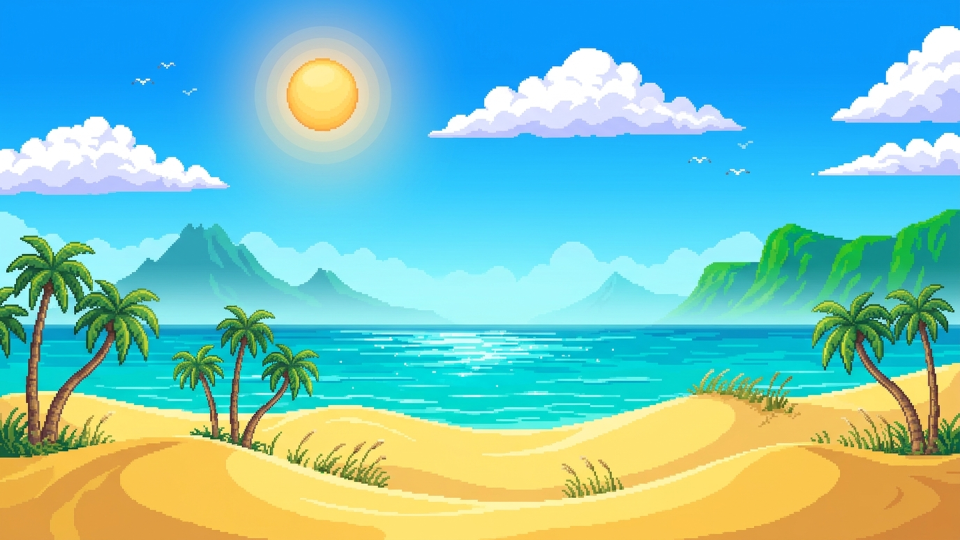
#> input picture assets/beach/background.png, 1920 x 1080 px (shown at 1/2 size)
$ python build_true_parallax_layers.py
#> lines starting #> are read from the running program, lines starting #| are printed output that depends on the picture
#!/usr/bin/env python3
"""
build_true_parallax_layers.py
Builds true, discrete, 3-layer parallax backgrounds for Beach, Swamp, Snow, and Moon
matching the exact structure and visual standard of Grassland:
  1. bg_sky.png (3840x1080 seamless): Original sky/clouds/sun/moon/aurora/space preserved
     faithfully on top, with any foreground-tree occlusions cleanly reconstructed and the
     sky/horizon atmosphere naturally extended down to row 1080.
  2. bg_mountains.png (3840x1080 seamless): Middle parallax layer (distant mountains,
     volcanic cliffs & ocean, misty swamp forest & fog, glaciated peaks, lunar crater &
     jagged range) with 100% transparent alpha above the skyline and naturally extended
     middle-layer terrain down to row 1080.
  3. bg_hills.png (3840x1080 seamless): Foreground hills/dunes/regolith with 100% intact,
     unbroken foreground trees (palms, giant cypresses with hanging moss, snowy pines) and
     equipment/cattails, 100% transparent above the foreground crest and around props.
"""

import math
import os
import numpy as np
from PIL import Image
from scipy.ndimage import (
    binary_closing,
    binary_dilation,
    binary_fill_holes,
    gaussian_filter1d,
    label,
    median_filter,
)

ROOT = os.path.dirname(os.path.dirname(os.path.abspath(__file__)))
ASSETS = os.path.join(ROOT, "assets")
DEBUG_DIR = os.path.join(ROOT, "temp", "debug", "v6")
os.makedirs(DEBUG_DIR, exist_ok=True)

H, W = 1080, 1920

ARTIFACT_DIR = r"C:\Users\USER\.gemini\antigravity\brain\c76b8a15-4f09-42c1-abbf-332776766427"
EXT_MTNS = {
    "beach": os.path.join(ARTIFACT_DIR, "beach_mountains_ext_1795777820909.jpg"),
    "swamp": os.path.join(ARTIFACT_DIR, "swamp_midground_isolated_v2_1795778557114.jpg"),
    "snow":  os.path.join(ARTIFACT_DIR, "snow_mountains_isolated_1795778033333.jpg"),
    "snow_lower": os.path.join(ARTIFACT_DIR, "snow_mountains_fixed_parallax_v2_1795783174159.jpg"),
    "moon":  os.path.join(ARTIFACT_DIR, "moon_mountains_ext_1795777816034.jpg"),
}


# [124 lines left out: functions make_seamless, clean_edges, save_checker, keep_small_holes_only, dp_ridge, extract_chroma_layer, not called in this run]


def extract_white_bg_layer(img_path):
    """Extract middle layer cleanly from a #FFFFFF white-sky image (Beach)."""
    arr = np.array(
        Image.open(img_path).resize((W, H), Image.Resampling.LANCZOS).convert("RGBA")
    )
    r, g, b = arr[:, :, 0].astype(int), arr[:, :, 1].astype(int), arr[:, :, 2].astype(int)
    sat_rgb = np.maximum(np.maximum(r, g), b) - np.minimum(np.minimum(r, g), b)
    is_white = (r >= 232) & (g >= 232) & (b >= 232) & (sat_rgb <= 22)
    lbl, _ = label(is_white)
    top_lbls = set(np.unique(lbl[0, :])) - {0}
    sky = np.isin(lbl, list(top_lbls))
    arr[sky, 3] = 0

    border = binary_dilation(sky, structure=np.ones((5, 5))) & (~sky)
    ys, xs = np.where(border)
    if len(ys) > 0:
        pr, pg, pb = r[ys, xs].astype(float), g[ys, xs].astype(float), b[ys, xs].astype(float)
        lum = (pr + pg + pb) / 3.0
        sat = np.maximum(np.maximum(pr, pg), pb) - np.minimum(np.minimum(pr, pg), pb)
        whiteness = np.clip((lum - 185.0) / 70.0, 0.0, 1.0) * np.clip(1.0 - sat / 45.0, 0.0, 1.0)
        new_a = np.clip(255.0 * (1.0 - whiteness * 0.85), 40, 255)
        arr[ys, xs, 3] = new_a.astype(np.uint8)
        af = new_a / 255.0
        blend = whiteness > 0.15
        arr[ys[blend], xs[blend], 0] = np.clip((pr[blend] - (1 - af[blend]) * 255) / np.maximum(af[blend], 0.25), 0, 255).astype(np.uint8)
        arr[ys[blend], xs[blend], 1] = np.clip((pg[blend] - (1 - af[blend]) * 255) / np.maximum(af[blend], 0.25), 0, 255).astype(np.uint8)
        arr[ys[blend], xs[blend], 2] = np.clip((pb[blend] - (1 - af[blend]) * 255) / np.maximum(af[blend], 0.25), 0, 255).astype(np.uint8)
    return clean_edges(arr)


def build_beach():
    print("Building Beach 3-layer parallax...")
    bg = np.array(Image.open(os.path.join(ASSETS, "beach", "background.png")).convert("RGBA"))
    y_grid, x_grid = np.arange(H)[:, None], np.arange(W)[None, :]
    br, bg_c, bb = bg[:, :, 0].astype(int), bg[:, :, 1].astype(int), bg[:, :, 2].astype(int)

    # Layer 2: Distant volcanic islands + coastal cliffs + turquoise ocean
    mtn = extract_white_bg_layer(EXT_MTNS["beach"])
    ext_top = np.argmax(mtn[:, :, 3] > 0, axis=0)

    # Layer 3: Golden sand dunes + dune grass + ALL 3 palm clusters (zero trunk notches, zero floating edge frond)
    is_pure_cyan_water_or_sky = ((bb >= bg_c - 8) & (bb >= 120)) | ((br <= 38) & (bb >= 175) & (bg_c >= 175))
    # Exclude the distant green coastal cliff: up to y=655 in mid-right (x<1580), and only y<576 above right palm crowns
    is_cliff = (x_grid > 1320) & (((x_grid < 1580) & (y_grid < 655)) | (y_grid < 576)) & (bb >= 72) & (br < 80) & (bg_c - br > 55)

    is_sand = (br >= 162) & (br - bb >= 16) & (bg_c - bb >= 10) & (y_grid >= 720) & (~is_pure_cyan_water_or_sky)
    is_trunk = (br >= 42) & (bb < 135) & (bb - br <= 25) & (~is_cliff) & (y_grid >= 460)
    is_palm_green = (bg_c > bb + 14) & (bg_c >= br) & (bb < 115) & (~is_cliff) & (~is_pure_cyan_water_or_sky) & (y_grid >= 460)
    is_palm_outline = (np.maximum(np.maximum(br, bg_c), bb) < 78) & (y_grid >= 460)
    is_grass_tip = (
        (y_grid >= 715)
        & (~is_pure_cyan_water_or_sky)
        & (bb <= 135)
        & (br > 88)
        & (bg_c > 88)
        & (bg_c - bb > 8)
    )

    # Anchor sand through lower trunk roots and dune grass tufts so crests behind roots/tufts stay solid
    sand_bridge = is_sand | is_grass_tip | (is_trunk & (y_grid >= 732)) | (is_palm_outline & (y_grid >= 732))
    lbl_s, _ = label(sand_bridge, structure=np.ones((3, 3)))
    bot_s = set(np.unique(lbl_s[H - 5:, :])) - {0}
    sand_mask = binary_fill_holes(np.isin(lbl_s, list(bot_s)))

    palm_core = is_trunk | is_palm_green | is_grass_tip
    near_palm = binary_dilation(palm_core | sand_mask, structure=np.ones((5, 5)))
    fg_raw = sand_mask | ((palm_core | (is_palm_outline & near_palm)) & (~is_pure_cyan_water_or_sky) & (~is_cliff))
    # Remove disconnected off-screen palm tip touching left border (prevents floating green diamond at wrap seam)
    fg_raw[(x_grid < 45) & (y_grid >= 538) & (y_grid <= 628)] = False

    fg_filled = keep_small_holes_only(fg_raw, max_hole_area=260)
    lbl_b, _ = label(fg_filled, structure=np.ones((3, 3)))
    anchor_b = set(np.unique(lbl_b[binary_dilation(sand_mask, structure=np.ones((7, 7)))])) - {0}
    beach_mask = np.isin(lbl_b, list(anchor_b))
    hills = np.zeros_like(bg)
    hills[beach_mask] = bg[beach_mask]
    hills = clean_edges(hills)

    # Layer 1: Sky + sun + clouds + seagulls (zero mountain leaks, smooth horizon extension)
    is_beach_sky = (bb >= 236) & (y_grid < 610) & ~((x_grid > 1350) & (bg_c > br + 70) & (bb < 235)) & (~beach_mask)
    lbl_bs, _ = label(is_beach_sky)
    top_bs = set(np.unique(lbl_bs[0, :])) - {0}
    sky_mask = np.isin(lbl_bs, list(top_bs))
    bg_sky_bot = np.zeros(W, dtype=int)
    for x in range(W):
        ys = np.where(sky_mask[:, x])[0]
        bg_sky_bot[x] = ys.max() if len(ys) > 0 else 460
    # Ensure left edge behind palm (x < 260) cuts safely above palm tips (y=452) and blends smoothly right of x=240
    clean_l = int(np.median(bg_sky_bot[270:330]))
    bg_sky_bot[:245] = 452
    bg_sky_bot[245:270] = np.linspace(452, clean_l, 25).astype(int)
    cut_sky = np.minimum(bg_sky_bot, ext_top) - 4

    sky = np.zeros_like(bg)
    clean_sky_col = np.median(bg[450:500, 800:950, :3], axis=(0, 1))
    top_samples = np.array([bg[max(0, cut_sky[x] - 6), x, :3] for x in range(W)], dtype=float)
    top_samples[:270] = top_samples[270:360].mean(axis=0)
    top_samples = gaussian_filter1d(top_samples, sigma=140, axis=0)
    for x in range(W):
        yb = max(380, cut_sky[x])
        sky[:yb, x] = bg[:yb, x]
        c_edge = bg[yb - 1, x, :3].astype(float)
        c_mid = 0.65 * top_samples[x] + 0.35 * clean_sky_col
        c_bot = np.array([175.0, 232.0, 250.0])
        for y in range(yb, H):
            t = (y - yb) / float(H - yb + 1)
            blend_h = min(1.0, (y - yb) / 30.0)
            c0 = c_edge * (1.0 - blend_h) + c_mid * blend_h
            col = (c0 * (1.0 - t * 0.6) + c_bot * (t * 0.6)).astype(np.uint8)
            sky[y, x] = [col[0], col[1], col[2], 255]
    sky = clean_edges(sky)
    return sky, mtn, hills


# [316 lines left out: functions build_swamp, build_snow, build_moon, not called in this run]


def deploy_and_verify():
    builders = {
        "beach": build_beach,
        "swamp": build_swamp,
        "snow":  build_snow,
        "moon":  build_moon,
    }
    for theme, fn in builders.items():
        sky, mtn, hills = fn()
        out_dir = os.path.join(ASSETS, theme)
        os.makedirs(out_dir, exist_ok=True)

        make_seamless(sky).save(os.path.join(out_dir, "bg_sky.png"), optimize=True)
        make_seamless(mtn).save(os.path.join(out_dir, "bg_mountains.png"), optimize=True)
        make_seamless(hills).save(os.path.join(out_dir, "bg_hills.png"), optimize=True)

        Image.fromarray(sky).save(os.path.join(DEBUG_DIR, f"{theme}_sky.png"))
        save_checker(mtn, os.path.join(DEBUG_DIR, f"{theme}_mtn_chk.png"))
        save_checker(hills, os.path.join(DEBUG_DIR, f"{theme}_hills_chk.png"))

        s_s = np.hstack((sky, np.fliplr(sky)))
        m_s = np.hstack((mtn, np.fliplr(mtn)))
        h_s = np.hstack((hills, np.fliplr(hills)))
        sw = W * 2
        cam_x = 80.0 * 28.0
        sh1, sh2, sh3 = int((cam_x * 0.012) % sw), int((cam_x * 0.038) % sw), int((cam_x * 0.095) % sw)
        c80 = Image.fromarray(np.hstack((s_s, s_s))[:, sh1:sh1 + W], "RGBA")
        c80 = Image.alpha_composite(c80, Image.fromarray(np.hstack((m_s, m_s))[:, sh2:sh2 + W], "RGBA"))
        c80 = Image.alpha_composite(c80, Image.fromarray(np.hstack((h_s, h_s))[:, sh3:sh3 + W], "RGBA"))
        c80.save(os.path.join(DEBUG_DIR, f"{theme}_sim_80m.png"))

        print(f"  [+] Deployed {theme}/bg_sky.png, bg_mountains.png, bg_hills.png (3840x1080)")
#> this loop made 1 pass
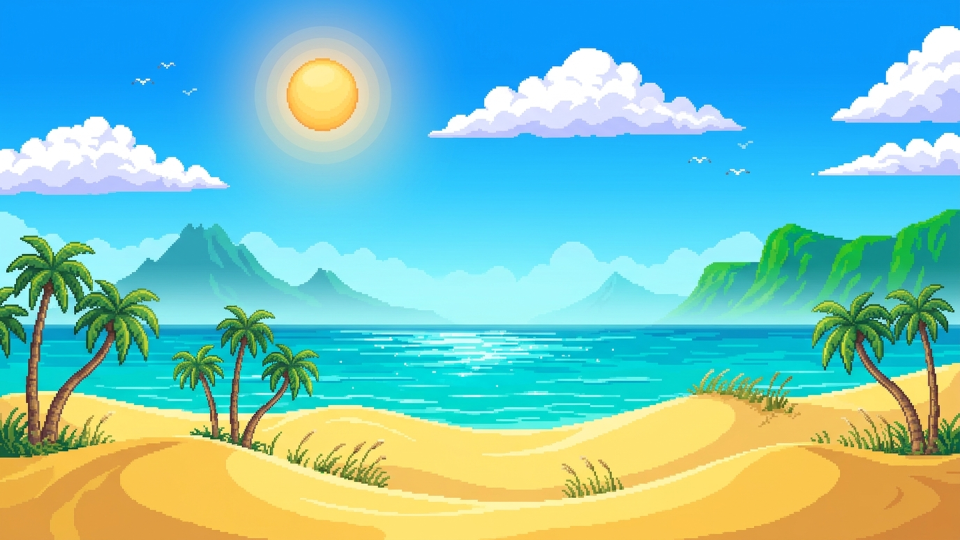
#> input picture assets/beach/background.png, 1920 x 1080 px (shown at 1/2 size)
#> pass 1, in build_beach, `br, bg_c, bb = bg[:, :, 0].astype(int), bg[:, :, 1].astype(int), bg[:,..`:
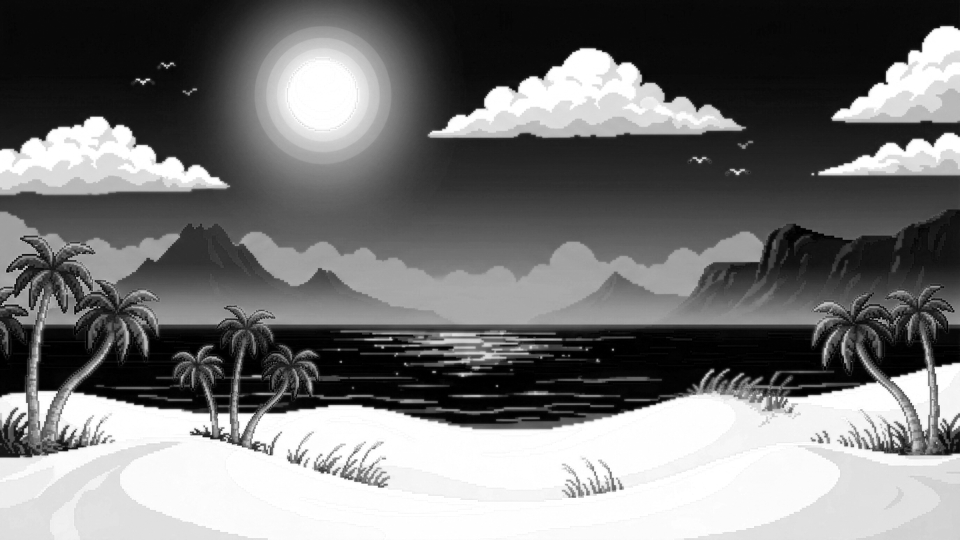
#> br: shape (1080, 1920) int64 (shown at 1/2 size); min 0, max 255, mean 118.3
#> pass 1, in build_beach, `br, bg_c, bb = bg[:, :, 0].astype(int), bg[:, :, 1].astype(int), bg[:,..`:
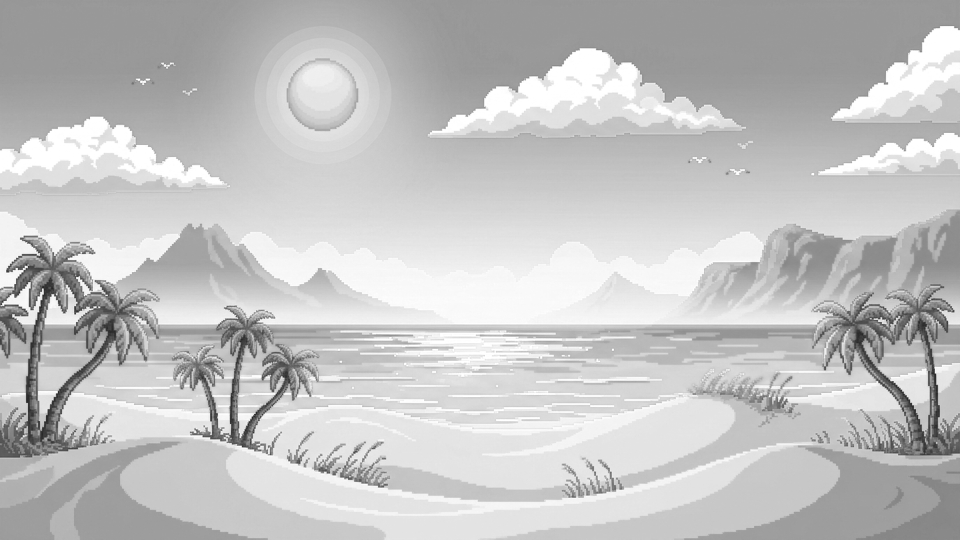
#> bg_c: shape (1080, 1920) int64 (shown at 1/2 size); min 14, max 255, mean 194.8
#> pass 1, in build_beach, `br, bg_c, bb = bg[:, :, 0].astype(int), bg[:, :, 1].astype(int), bg[:,..`:
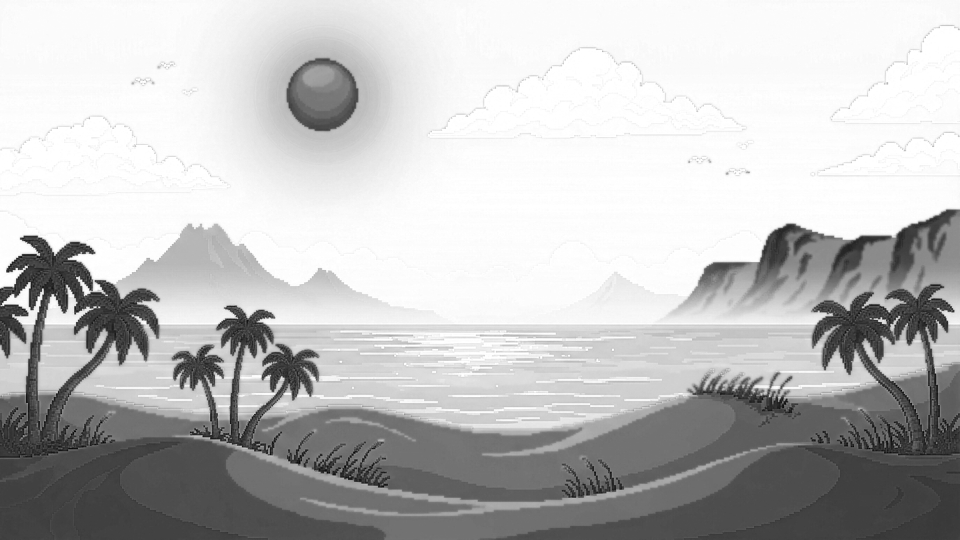
#> bb: shape (1080, 1920) int64 (shown at 1/2 size); min 0, max 255, mean 190.4


if __name__ == "__main__":
#> (the run stopped early here; a loop or call above may not have finished)
